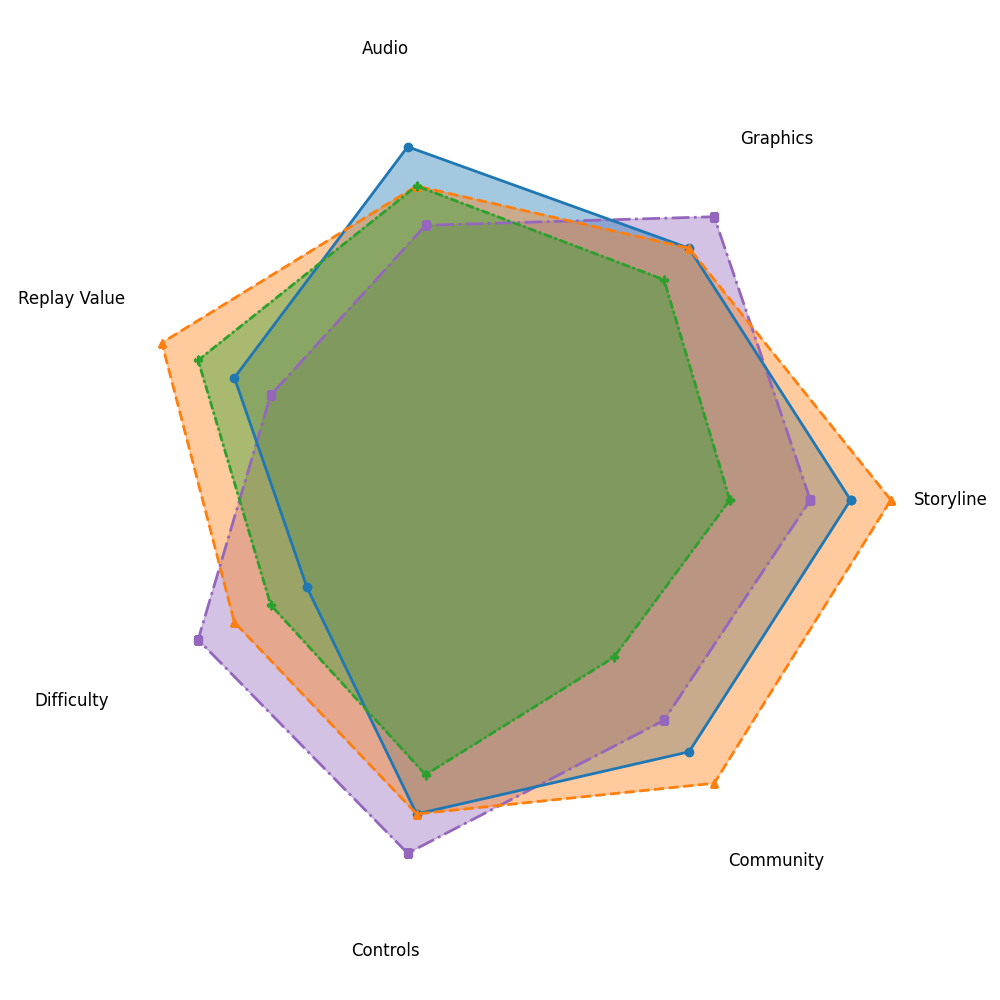

Generate this figure with Python:
import matplotlib.pyplot as plt
import numpy as np

categories = ['Storyline', 'Graphics', 'Audio', 'Replay Value', 'Difficulty', 'Controls', 'Community']
action_game = [8, 9, 7, 6, 8, 9, 7]
adventure_game = [9, 8, 9, 7, 5, 8, 8]
role_playing_game = [10, 8, 8, 9, 7, 8, 9]
sports_game = [6, 7, 8, 8, 6, 7, 5]

action_game += action_game[:1]
adventure_game += adventure_game[:1]
role_playing_game += role_playing_game[:1]
sports_game += sports_game[:1]

num_vars = len(categories)
angles = np.linspace(0, 2 * np.pi, num_vars, endpoint=False).tolist()
angles += angles[:1]

fig, ax = plt.subplots(figsize=(10, 10), subplot_kw=dict(polar=True))
plt.ylim(0, 11)

# Shuffled genres settings
genres = {
    'Action': ('#9467bd', 'dashdot', 's'),
    'Adventure': ('#1f77b4', 'solid', 'o'),
    'Role-Playing': ('#ff7f0e', '--', '^'),
    'Sports': ('#2ca02c', (0, (3, 1, 1, 1)), 'P')
}

datasets = [action_game, adventure_game, role_playing_game, sports_game]

for data, (color, linestyle, marker) in zip(datasets, genres.values()):
    ax.plot(angles, data, color=color, linewidth=2, linestyle=linestyle, marker=marker, markersize=6)
    ax.fill(angles, data, color=color, alpha=0.4)

ax.set_xticks(angles[:-1])
ax.set_xticklabels(categories, fontsize=12, ha='center')
ax.set_yticklabels([])
ax.set_yticks([])
ax.spines['polar'].set_visible(False)
ax.grid(False)
plt.tight_layout()
plt.show()
